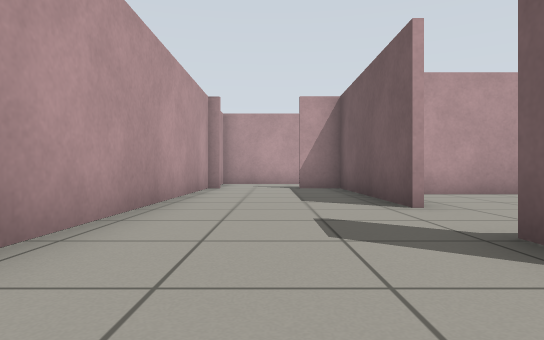
View 1 (above)

16 first-person views from a walk through a world built for the Gazebo simulator. The camera is 0.5 m above the floor, looks level and sees 75° across. The floor is counted in squares, 1 m on a side. Each view is taken from the middle of a square. On the plan, view 1 faces up. The plan holds only what a view shows up to about 9 squares ahead; the rest is blank.

View 2
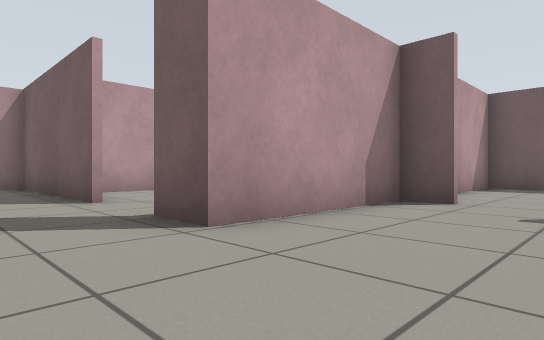

View 3
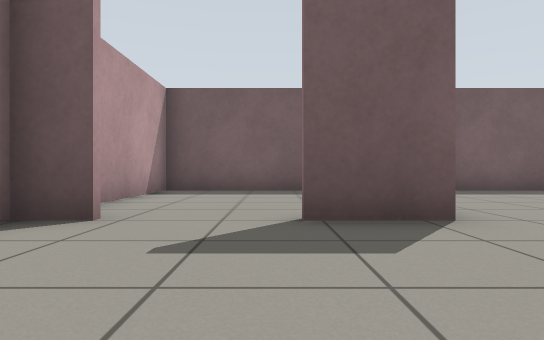

View 4
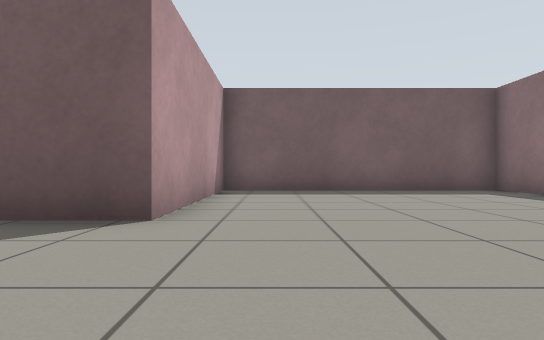

View 5
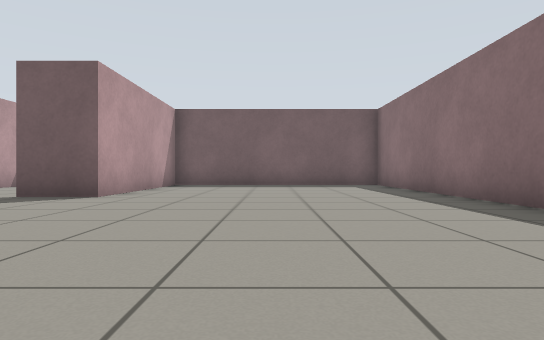

View 6
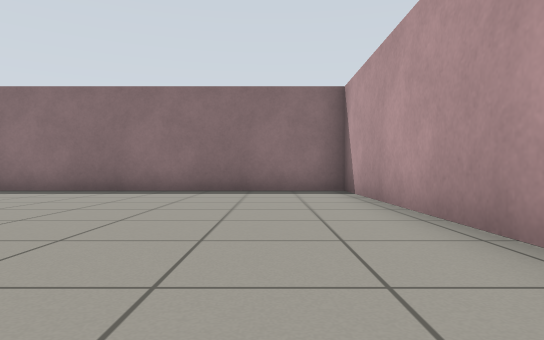

View 7
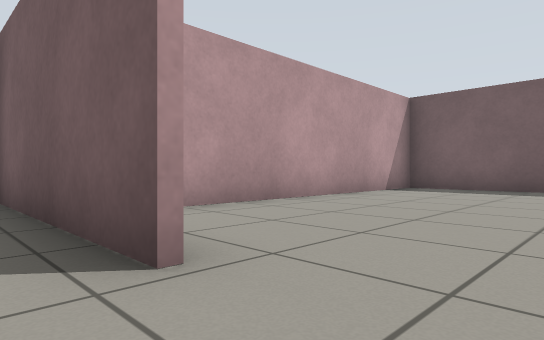

View 8
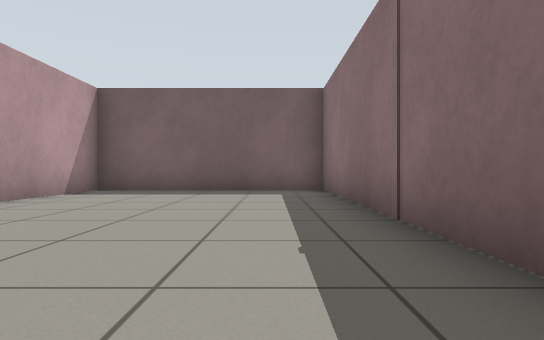

View 9
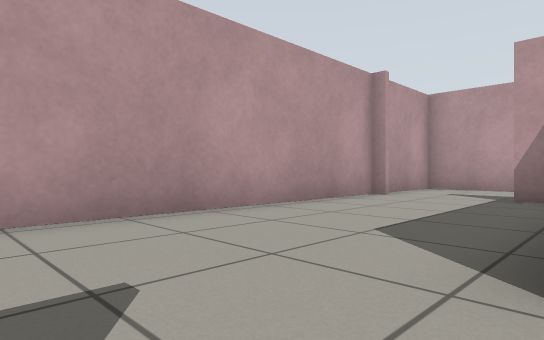

View 10
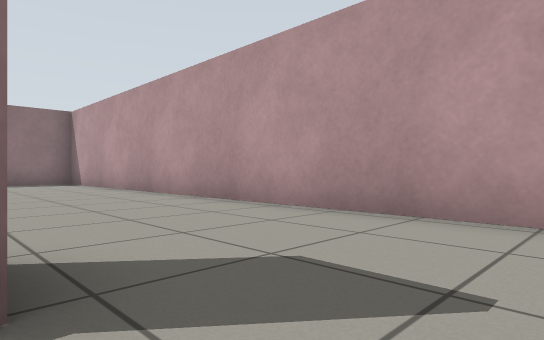

View 11
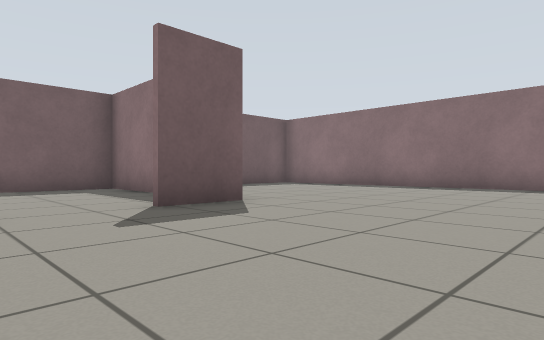

View 12
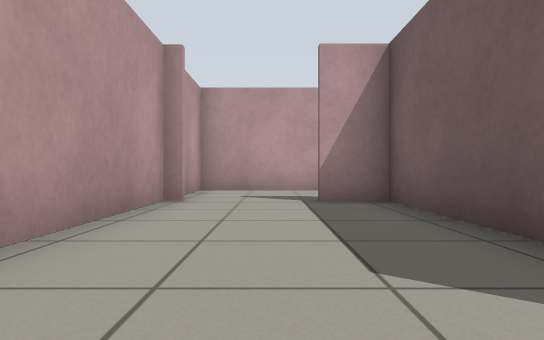

View 13
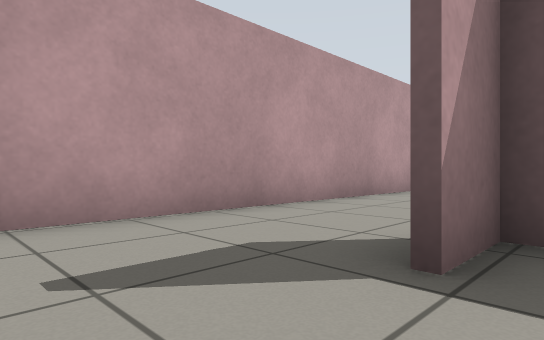

View 14
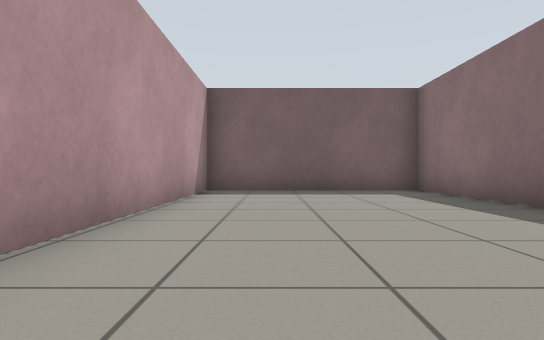

View 15
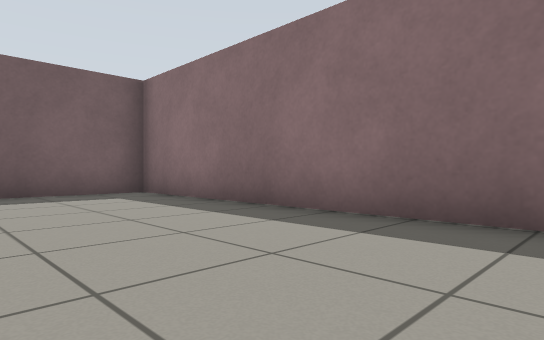

View 16
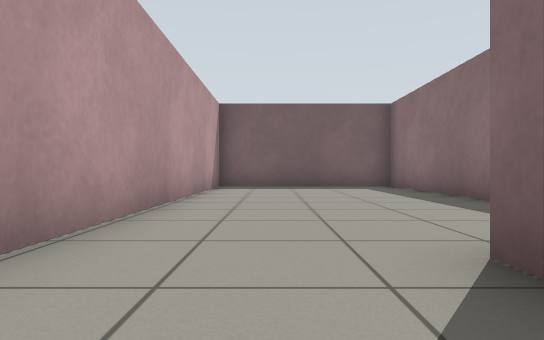

### Floor plan
Points are (right, up) in squares from view 1. A wall is a line through its corners. A room is listed if a view was taken in it or the views show most of it. See-through windows are left out.
Room 1 (views 1, 2, 3, 4, 5, 6, 7, 11, 12, 13, 16)
walls: (5.5, 0.7) (5.5, 1.9); (5.5, 1.6) (1.8, 1.6) (1.8, 2.6); (1.8, 4.6) (1.8, 9.6) (0.8, 9.6); (-1.7, 9.7) (-1.7, -9.5) (10.7, -9.5) (10.7, -2.8) (5.5, -2.8) (5.5, -1.3); (0.5, 12.6) (-1.7, 12.6) (-1.7, 10.4)
ways out: opening at (2, 3.5) to room 2; opening at (1.5, 11.5) to room 3; opening at (6, -0.5) to room 4
Room 2 (views 8, 9, 10)
walls: (3.6, 1.7) (10.6, 1.7); (10.7, 2.1) (10.7, 7.3) (2.9, 7.3)
ways out: opening at (2, 3.5) to room 1
Room 3 (views 14, 15)
walls: (3.4, 7.4) (10.7, 7.4) (10.7, 12.6) (0.5, 12.6); (1.5, 9.8) (2.1, 9.8)
ways out: opening at (1.5, 11.5) to room 1
Room 4 (no view inside)
walls: (8.4, -2.7) (10.1, -2.7); (10.6, 1.6) (7.2, 1.6); (10.7, -2.1) (10.7, 2.1)
ways out: opening at (6, -0.5) to room 1

Positions as (right, up) in squares from view 1, and headings:
1: (0, 0), facing up
2: (0, -1), facing up-right
3: (2, -1), facing right
4: (2, -4), facing right
5: (-1, -6), facing right
6: (0, -1), facing down
7: (1, 3), facing up-right
8: (2, 3), facing right
9: (2, 3), facing up-left
10: (2, 4), facing down-left
11: (1, 1), facing down-right
12: (0, 4), facing up
13: (-1, 9), facing up-right
14: (2, 11), facing right
15: (3, 11), facing down-right
16: (0, 11), facing right
